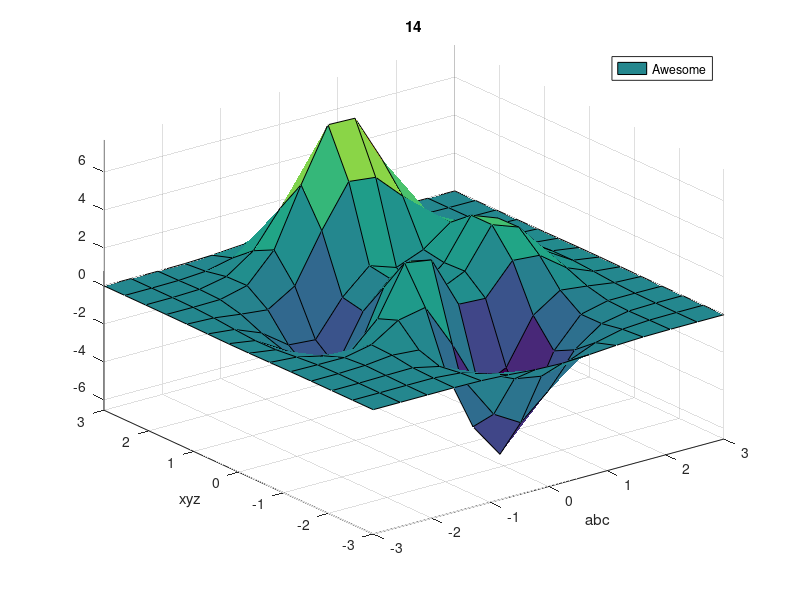
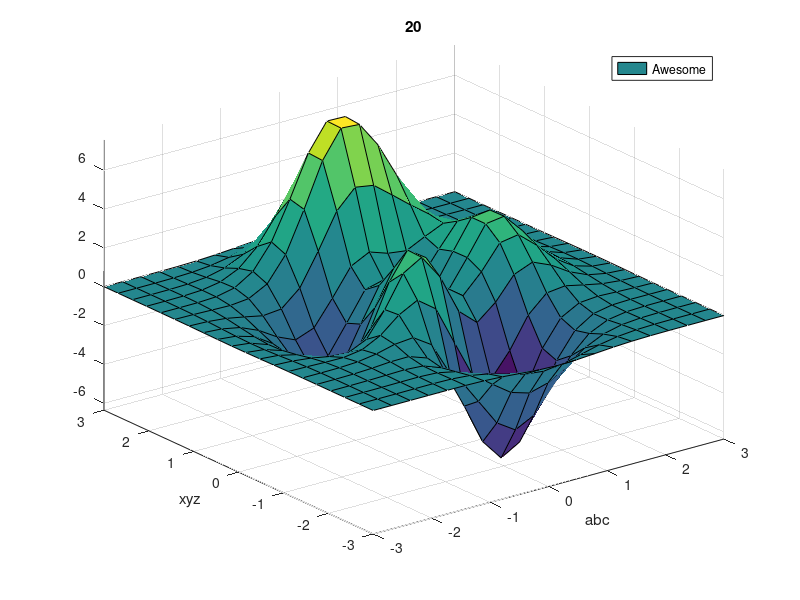
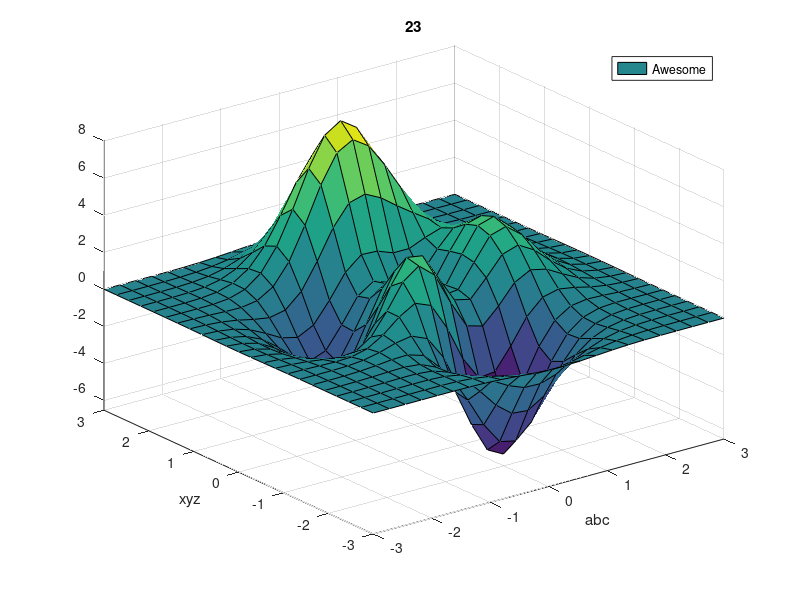
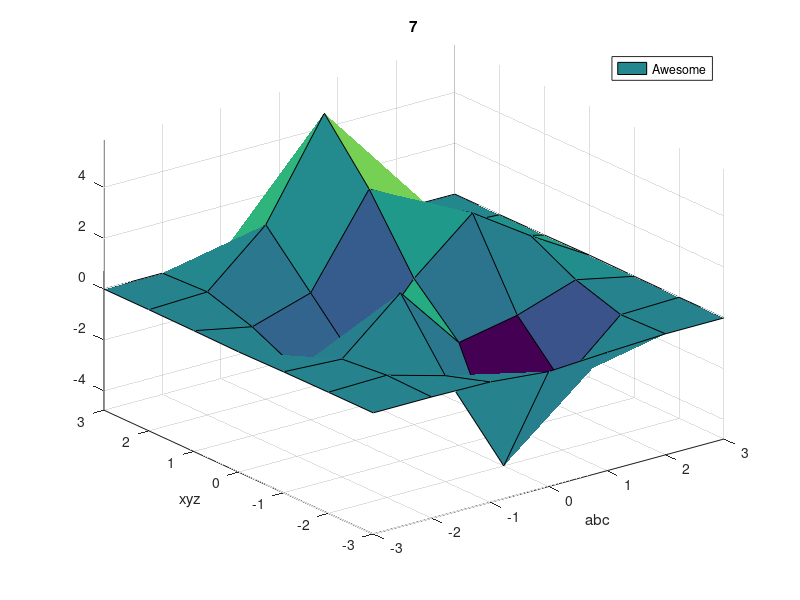

Write the MATLAB code that produced these figures, in order.
clear
clc

for k = 1:5


h = figure('Visible','off');
n = randi(30);
peaks(n);

grid on;
xlabel( 'abc' );
ylabel( 'xyz' );
title( num2str(n));        
legend( 'Awesome' )

print('-dpsc2','-append','fileName'); % Easy to implement in a for-loop with sprintf for instance.

end